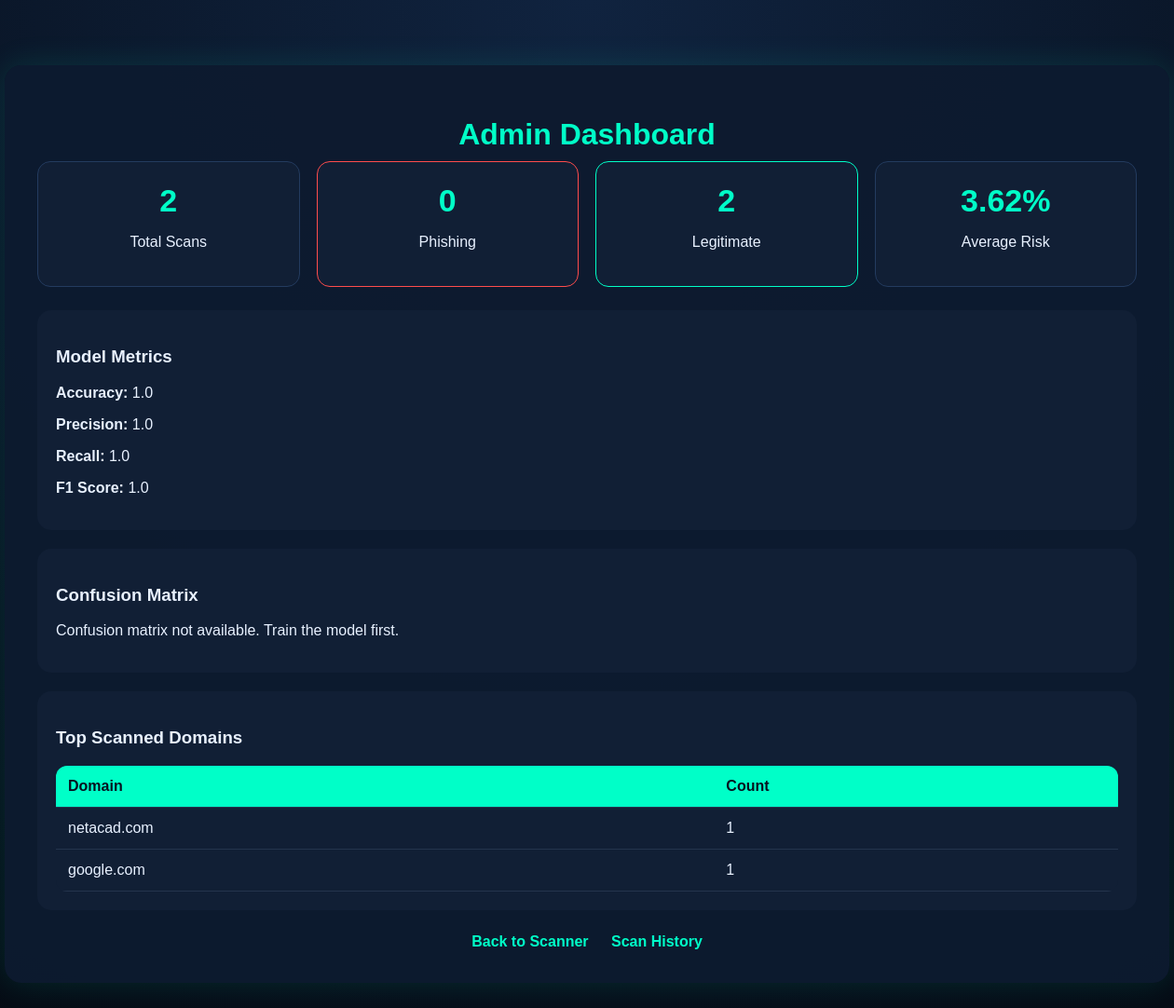
/admin, run on an earlier commit of the app's database.
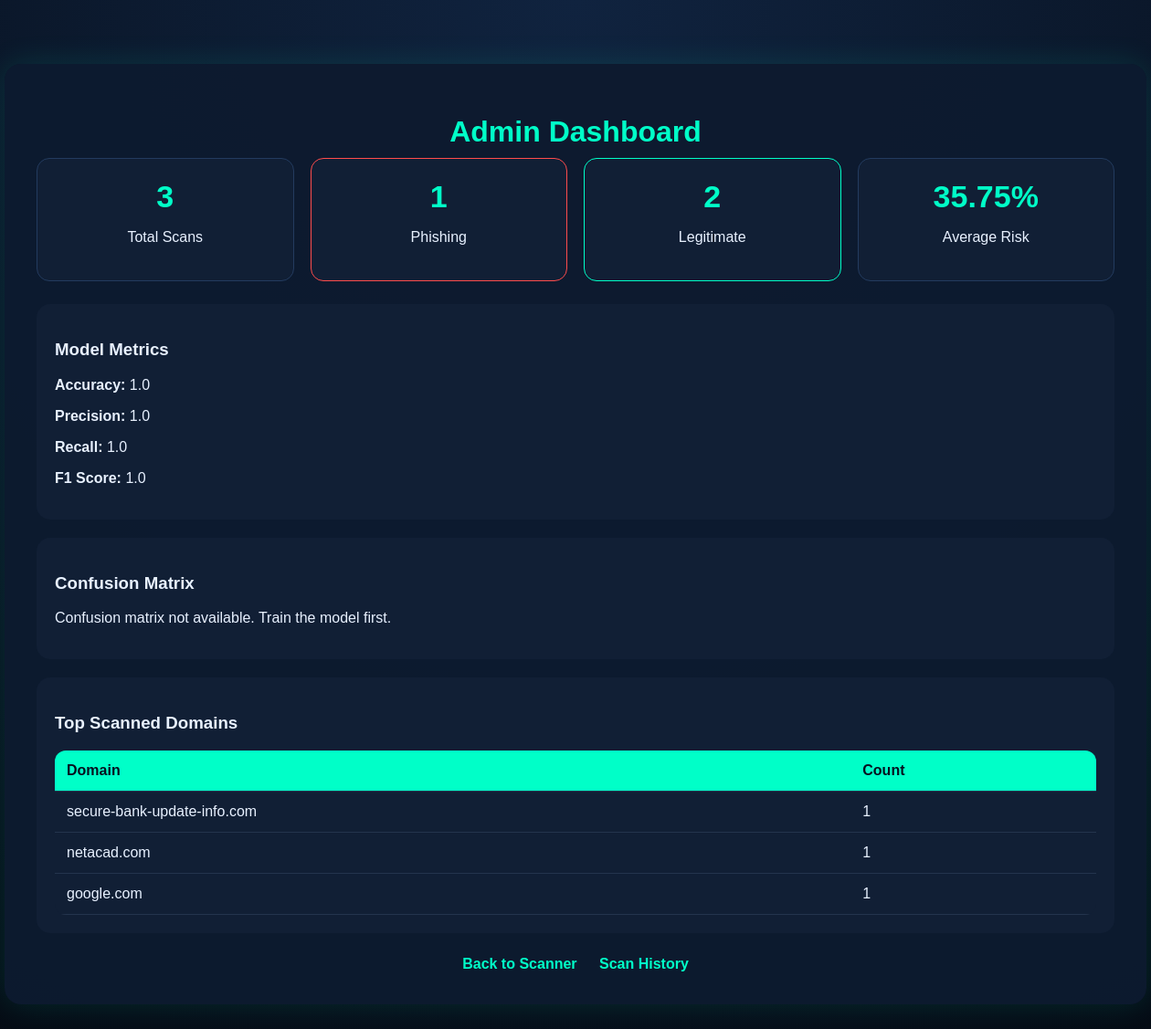
And on a later commit of the database.
### tables this page shows
CREATE TABLE scan_history (
            id INTEGER PRIMARY KEY AUTOINCREMENT,
            url TEXT NOT NULL,
            prediction TEXT NOT NULL,
            ml_prediction TEXT NOT NULL,
            risk_score REAL NOT NULL,
            ml_probability REAL NOT NULL,
            domain TEXT,
            is_blacklisted INTEGER,
            domain_age_days INTEGER,
            reasons TEXT NOT NULL,
            features TEXT NOT NULL,
            scanned_at TEXT NOT NULL
        );

### app.py (the view)
@app.route("/admin")
def admin():
    stats = get_dashboard_stats()
    metrics = None
    if os.path.exists(METRICS_PATH):
        import json
        with open(METRICS_PATH, "r", encoding="utf-8") as file:
            metrics = json.load(file)
    confusion_matrix_exists = os.path.exists(CONFUSION_MATRIX_PATH)
    return render_template(
        "admin.html",
        stats=stats,
        metrics=metrics,
        confusion_matrix_exists=confusion_matrix_exists
    )

### database.py (called while the page is built)
def get_connection():
    return sqlite3.connect(DATABASE_PATH)

### templates/admin.html (shortened to what this page needs)
<!DOCTYPE html>
<html>
<head>
    <link rel="stylesheet" href="/static/style.css">
</head>
<body>
<div class="container wide">
    <h1>Admin Dashboard</h1>
    <div class="stats-grid">
        <div class="stat-card">
            <h2>{{ stats.total_scans }}</h2>
            <p>Total Scans</p>
        </div>
        <div class="stat-card danger-border">
            <h2>{{ stats.phishing_count }}</h2>
            <p>Phishing</p>
        </div>
        <div class="stat-card safe-border">
            <h2>{{ stats.legitimate_count }}</h2>
            <p>Legitimate</p>
        </div>
        <div class="stat-card">
            <h2>{{ stats.avg_risk }}%</h2>
            <p>Average Risk</p>
        </div>
    </div>
    <div class="reason-box">
        <h3>Model Metrics</h3>
        {% if metrics %}
            <p><strong>Accuracy:</strong> {{ metrics.accuracy }}</p>
            <p><strong>Precision:</strong> {{ metrics.precision }}</p>
            <p><strong>Recall:</strong> {{ metrics.recall }}</p>
            <p><strong>F1 Score:</strong> {{ metrics.f1_score }}</p>
        {% else %}
            <p>Model metrics not found. Run training first.</p>
        {% endif %}
    </div>
    <div class="reason-box">
        <h3>Confusion Matrix</h3>
        {% if confusion_matrix_exists %}
            <img src="/models/confusion-matrix" class="matrix-img">
        {% else %}
            <p>Confusion matrix not available. Train the model first.</p>
        {% endif %}
    </div>
    <div class="reason-box">
        <h3>Top Scanned Domains</h3>
        <table>
            <tr>
                <th>Domain</th>
                <th>Count</th>
            </tr>
            {% for domain, count in stats.top_domains %}
            <tr>
                <td>{{ domain }}</td>
                <td>{{ count }}</td>
            </tr>
            {% endfor %}
        </table>
    </div>
    <div class="links">
        <a href="/">Back to Scanner</a>
        <a href="/history">Scan History</a>
    </div>
</div>
</body>
</html>

What changed in the data, as far as the page shows it:
added scan_history: domain "secure-bank-update-info.com", is_blacklisted "1"
Also different on the page:
{{ stats.total_scans }}: "2" → "3"
{{ stats.phishing_count }}: "0" → "1"
{{ stats.avg_risk }}: "3.62" → "35.75"
